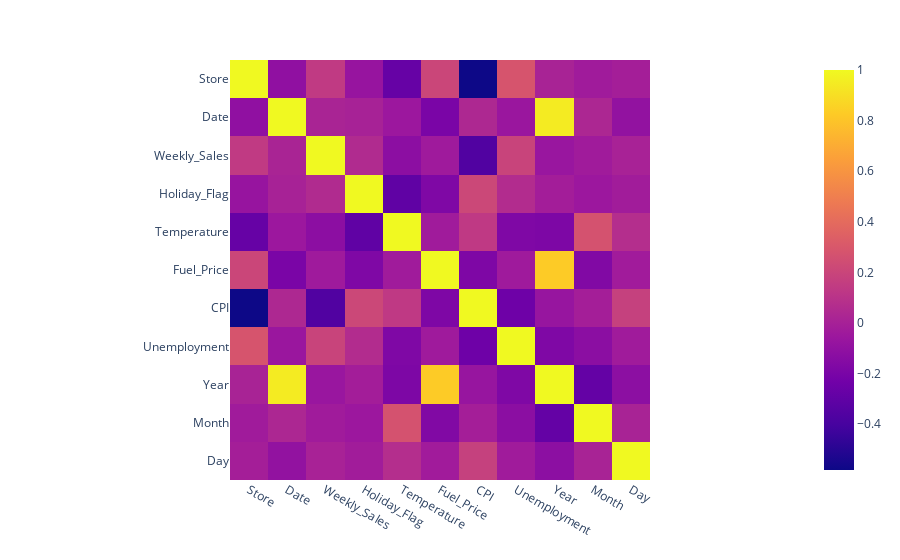

The notebook cell this image was saved under:
### Code cell
# grahique de corrélation
corr = df.corr()
fig = px.imshow(corr)
fig.show()

### Figure 1 — Plotly figure (JSON) as saved in the notebook; plotly's stock layout.template omitted (floating-point values rounded to 4 significant figures)
{"data": [{"coloraxis": "coloraxis", "hovertemplate": "x: %{x}<br>y: %{y}<br>color: %{z}<extra></extra>", "name": "0", "type": "heatmap", "x": ["Store", "Date", "Weekly_Sales", "Holiday_Flag", "Temperature", "Fuel_Price", "CPI", "Unemployment", "Year", "Month", "Day"], "xaxis": "x", "y": ["Store", "Date", "Weekly_Sales", "Holiday_Flag", "Temperature", "Fuel_Price", "CPI", "Unemployment", "Year", "Month", "Day"], "yaxis": "y", "z": [[1, -0.1068, 0.1376, -0.07583, -0.2802, 0.2046, -0.5818, 0.281, 0.01151, -0.03385, -0.01396], [-0.1068, 1, 0.01555, 0.004685, -0.0537, -0.1975, 0.03864, -0.06102, 0.9481, 0.03228, -0.09441], [0.1376, 0.01555, 1, 0.05388, -0.1233, -0.03663, -0.3605, 0.1902, -0.06558, -0.03448, 0.007243], [-0.07583, 0.004685, 0.05388, 1, -0.3018, -0.1764, 0.2122, 0.06211, -0.01935, -0.05541, -0.02808], [-0.2802, -0.0537, -0.1233, -0.3018, 1, -0.03217, 0.1336, -0.1743, -0.1859, 0.2705, 0.07338], [0.2046, -0.1975, -0.03663, -0.1764, -0.03217, 1, -0.1789, -0.03635, 0.8286, -0.1683, -0.03009], [-0.5818, 0.03864, -0.3605, 0.2122, 0.1336, -0.1789, 1, -0.2479, -0.07373, -0.01386, 0.1741], [0.281, -0.06102, 0.1902, 0.06211, -0.1743, -0.03635, -0.2479, 1, -0.1744, -0.1245, -0.03078], [0.01151, 0.9481, -0.06558, -0.01935, -0.1859, 0.8286, -0.07373, -0.1744, 1, -0.2859, -0.121], [-0.03385, 0.03228, -0.03448, -0.05541, 0.2705, -0.1683, -0.01386, -0.1245, -0.2859, 1, 0.01105], [-0.01396, -0.09441, 0.007243, -0.02808, 0.07338, -0.03009, 0.1741, -0.03078, -0.121, 0.01105, 1]]}], "layout": {"coloraxis": {"colorscale": [[0, "#0d0887"], [0.1111, "#46039f"], [0.2222, "#7201a8"], [0.3333, "#9c179e"], [0.4444, "#bd3786"], [0.5556, "#d8576b"], [0.6667, "#ed7953"], [0.7778, "#fb9f3a"], [0.8889, "#fdca26"], [1, "#f0f921"]]}, "margin": {"t": 60}, "xaxis": {"anchor": "y", "constrain": "domain", "domain": [0, 1], "scaleanchor": "y"}, "yaxis": {"anchor": "x", "autorange": "reversed", "constrain": "domain", "domain": [0, 1]}}}
